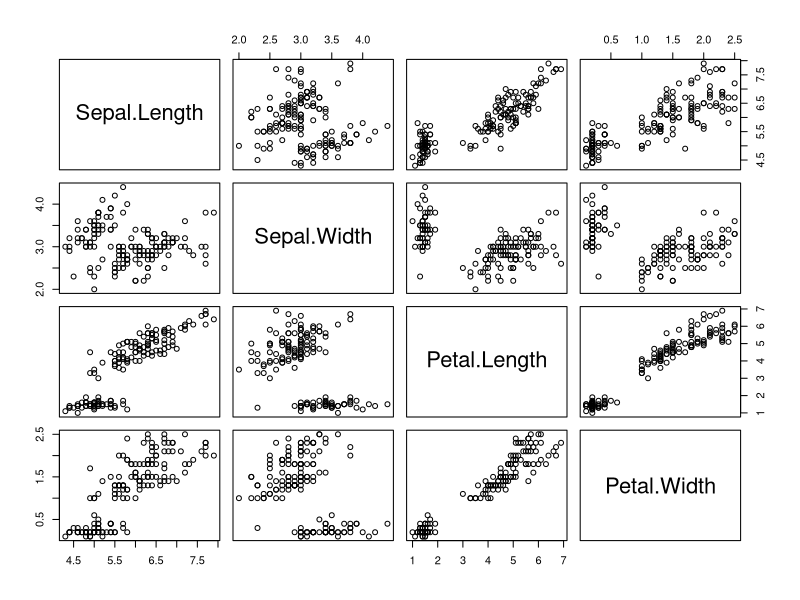
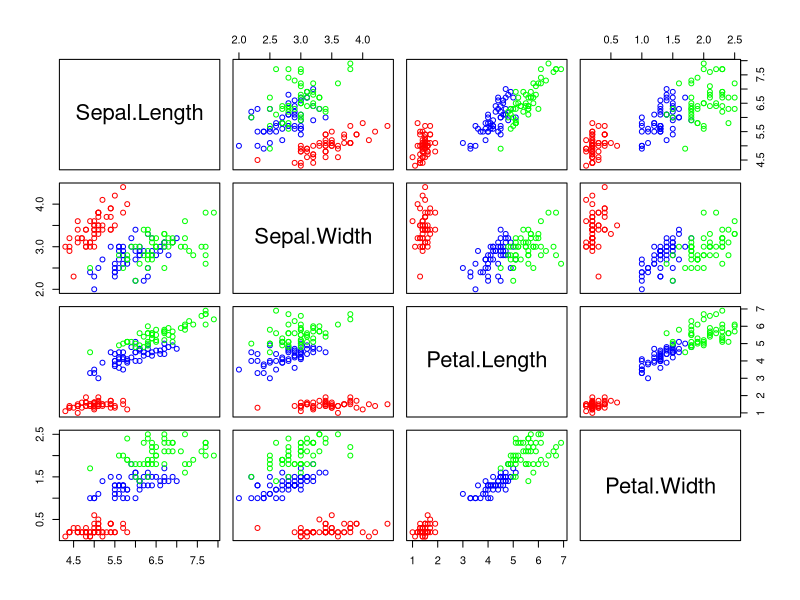
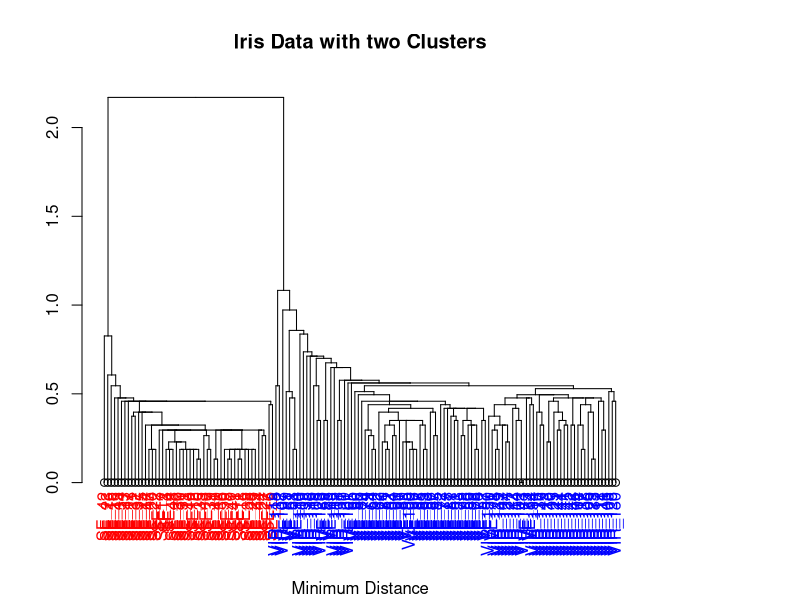

Recreate these plots in R, in order. (Note: this script raises an error after producing the figures.)
#setwd("//home.org.aalto.fi/gadichs1/data/Desktop/P3_4/MSA/Ex 10")
setwd("~/Documents/OneDrive/Aalto/Sem2/MSA/Ex 10")

library(ape)

# function to get color labels
colLab <- function(n) {
  if (is.leaf(n)) {
    a <- attributes(n)
    labCol <- labelColors[clusMember[which(names(clusMember) == a$label)]]
    attr(n, "nodePar") <- c(a$nodePar, lab.col = labCol)
  }
  n
}

data(iris)
View(iris)

iris["Rows"] <- 1:150
iris["RowNames"] <- NA

row <- lab <- c("SE","VE","VIR")
iris$RowNames <- row[iris$Species]

labelColors = c('red', 'blue','green')

iris <- within(iris, Rows <- paste(iris[,7], iris[,6], sep='_')) 

rownames(iris) <- iris[,6]

plot(iris[,1:4])
legend("center", legend=c("Setosa","Versicolor","Virginica"),title="IrisGroup")
## install packages fpc, MASS, cluster
library(fpc)
library(MASS)
library(cluster)

lab <- c("Setosa","Versicolor","Virginica")

#plot(iris,panel = function(x,y) text(x,y,labels = lab,xpd=T))
par(mar=c(5.1, 4.1, 4.1, 8.1), xpd=TRUE)
plot(iris[,1:4], col=c("red","blue","green")[iris$Species]);
#legend('topright', lab, col=c('red', 'blue', 'green'))
legend("center", inset=c(-20,-20), legend=c("Setosa","Versicolor","Virginica"), pch=c(1,3), title="IrisGroup")

iris.dist <- dist(iris,method="euclidean")



round(iris.dist,2)

min(iris.dist)

sort((round(iris.dist,1)))

iris.min <- hclust(iris.dist,method = "single")
clusMember = cutree(iris.min, 2)
iris.min = dendrapply(as.dendrogram(iris.min), colLab)

par(mfrow=c(1,1))
plot(iris.min,sub='Minimum Distance',main="Iris Data with two Clusters")

iris.max <- hclust(iris.dist,method = "complete")
iris.ave <- hclust(iris.dist,method = "average")





clusMember = cutree(iris.min, 3)
iris.min = dendrapply(as.dendrogram(iris.min), colLab)

clusMember = cutree(iris.max, 3)
iris.max = dendrapply(as.dendrogram(iris.max), colLab)

clusMember = cutree(iris.ave, 3)
iris.ave = dendrapply(as.dendrogram(iris.ave), colLab)

par(mfrow=c(1,3))
plot(iris.min,sub='Minimum Distance')
plot(iris.max,sub='Maximum Distance',main="Iris Data with three Clusters")
plot(iris.ave,sub='Average Distance')
